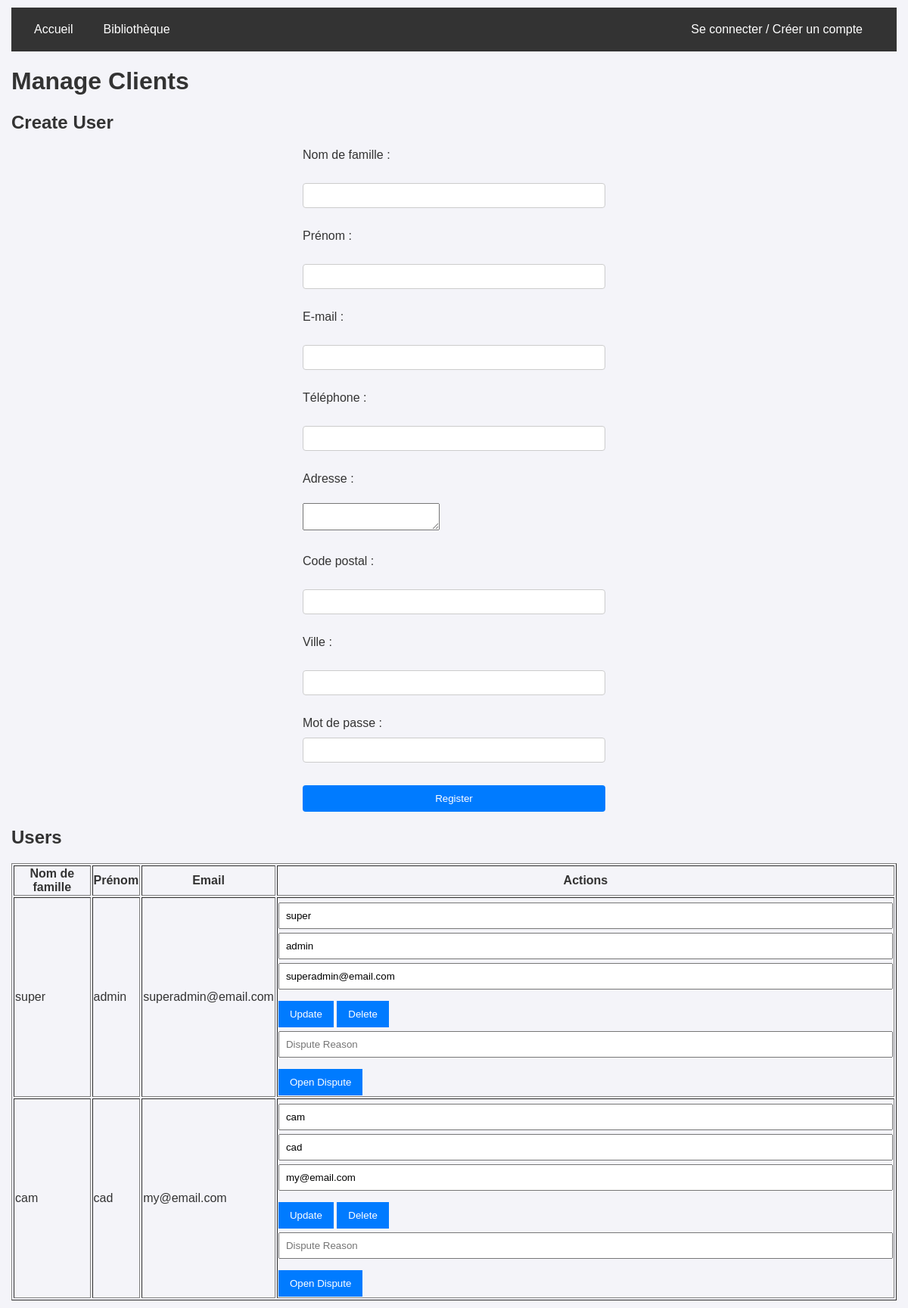
Page /backoffice/manage_client.php on the committed database.
### tables this page shows
CREATE TABLE Users(
   id_user INTEGER,
   lastname_user TEXT NOT NULL,
   name_user TEXT NOT NULL,
   email_user TEXT NOT NULL,
   phone_user INTEGER,
   address_user TEXT,
   postcode_user TEXT,
   password_user TEXT,
   city_user TEXT,
   id_role INTEGER NOT NULL,
   PRIMARY KEY(id_user),
   FOREIGN KEY(id_role) REFERENCES Role(id_role)
);

### backoffice/manage_client.php (the view, shortened to what this page needs)
<?php
require_once '../database/db_connection.php';
$users = $pdo->query("SELECT * FROM users")->fetchAll(PDO::FETCH_ASSOC);
?>
<!DOCTYPE html>
<html lang="en">
<head>
    <link rel="stylesheet" href="../styles/style.css">
</head>
<body>
    <?php include '../navbar.php'; ?>
    <h1>Manage Clients</h1>
    <h2>Create User</h2>
    <form action="manage_client.php" method="POST">
        <div class="form-group">
            <label for="lastname">Nom de famille :</label><br>
            <input type="text" id="lastname" name="lastname" required><br><br>
            <label for="name">Prénom :</label><br>
            <input type="text" id="name" name="name" required><br><br>
            <label for="email">E-mail :</label><br>
            <input type="email" id="email" name="email" required><br><br>
            <label for="phone">Téléphone :</label><br>
            <input type="text" id="phone" name="phone"><br><br>
            <label for="address">Adresse :</label><br>
            <textarea id="address" name="address"></textarea><br><br>
            <label for="postcode">Code postal :</label><br>
            <input type="text" id="postcode" name="postcode"><br><br>
            <label for="city">Ville :</label><br>
            <input type="text" id="city" name="city"><br><br>
            <label for="reg-password">Mot de passe :</label>
            <input type="password" id="reg-password" name="password" required>
        </div>
        <div class="form-group">
            <button type="submit">Register</button>
        </div>
    </form>
    <h2>Users</h2>
    <table border="1">
        <thead>
            <tr>
                <th>Nom de famille</th>
                <th>Prénom</th>
                <th>Email</th>
                <th>Actions</th>
            </tr>
        </thead>
        <tbody>
            <?php foreach ($users as $user): ?>
                <tr>
                    <td><?= htmlspecialchars($user['lastname_user']) ?></td>
                    <td><?= htmlspecialchars($user['name_user']) ?></td>
                    <td><?= htmlspecialchars($user['email_user']) ?></td>
                    <td>
                        <form method="POST" style="display:inline;">
                            <input type="text" name="lastname" value="<?= $user['lastname_user'] ?>">
                            <input type="text" name="name" value="<?= htmlspecialchars($user['name_user']) ?>" required>
                            <input type="email" name="email" value="<?= htmlspecialchars($user['email_user']) ?>" required>
                            <button type="submit" name="update">Update</button>
                        </form>
                        <form method="POST" style="display:inline;">
                            <button type="submit" name="delete">Delete</button>
                        </form>
                        <form method="POST" style="display:inline;">
                            <input type="text" name="reason" placeholder="Dispute Reason" required>
                            <button type="submit" name="dispute">Open Dispute</button>
                        </form>
                    </td>
                </tr>
            <?php endforeach; ?>
        </tbody>
    </table>
</body>
</html></form></td></tbody></form>

### navbar.php (shortened to what this page needs)
<?php
$httpProtocol = !isset($_SERVER['HTTPS']) || $_SERVER['HTTPS'] != 'on' ? 'http' : 'https';
$base_url = $httpProtocol.'://'.$_SERVER['HTTP_HOST'];
?>
<!DOCTYPE html>
<html lang="en">
<head>
    <link rel="stylesheet" href="styles/style.css">
</head>
<body>
    <div class="navbar">
        <?php
        echo "<a href=\"$base_url/index.php\">Accueil</a>
        <a href=\"$base_url/library.php\">Bibliothèque</a>";
        echo '<div class="navbar-right">';
        if (isset($_SESSION['user_id'])) {
            echo "<a href=\"$base_url/account.php\">Compte</a>";
            echo "<a href=\"$base_url/logout.php\">Déconnexion</a>";
        } else {
            echo "<a href=\"$base_url/login.php\">Se connecter / Créer un compte</a>";
        }
        echo '</div>';
    ?>
    </div>
</body>
</html>

### styles/style.css (style rules this page uses)
body { font-family: Arial, sans-serif; margin: 0; padding: 10px 15px; background-color: #f4f4f9; color: #333; }
a { color: #6c5ce7; text-decoration: none; }
.navbar { display: flex; background-color: #333; padding: 10px; }
.navbar a { color: white; text-decoration: none; padding: 10px 15px; margin: 0 5px; }
.navbar-right { margin-left: auto; padding: 10px 15px; }
.form-group { margin-bottom: 15px; }
.form-group label { display: block; margin-bottom: 5px; }
.form-group input { width: 100%; padding: 10px; border: 1px solid #ccc; border-radius: 4px; }
.form-group button { width: 100%; padding: 10px; background-color: #007BFF; color: #fff; border: none; border-radius: 4px; cursor: pointer; }
form { max-width: 400px; margin: auto; }
label { display: block; margin-top: 10px; }
input[type="text"], input[type="email"], input[type="password"] { width: 100%; padding: 8px; margin-top: 5px; box-sizing: border-box; }
button { margin-top: 15px; padding: 10px 15px; background-color: #007BFF; color: white; border: none; cursor: pointer; }

### rows in the picture
users: lastname_user "super", name_user "admin", email_user "superadmin@email.com", lastname "super", name "admin", email "superadmin@email.com"
users: lastname_user "cam", name_user "cad", email_user "my@email.com", lastname "cam", name "cad", email "my@email.com"
